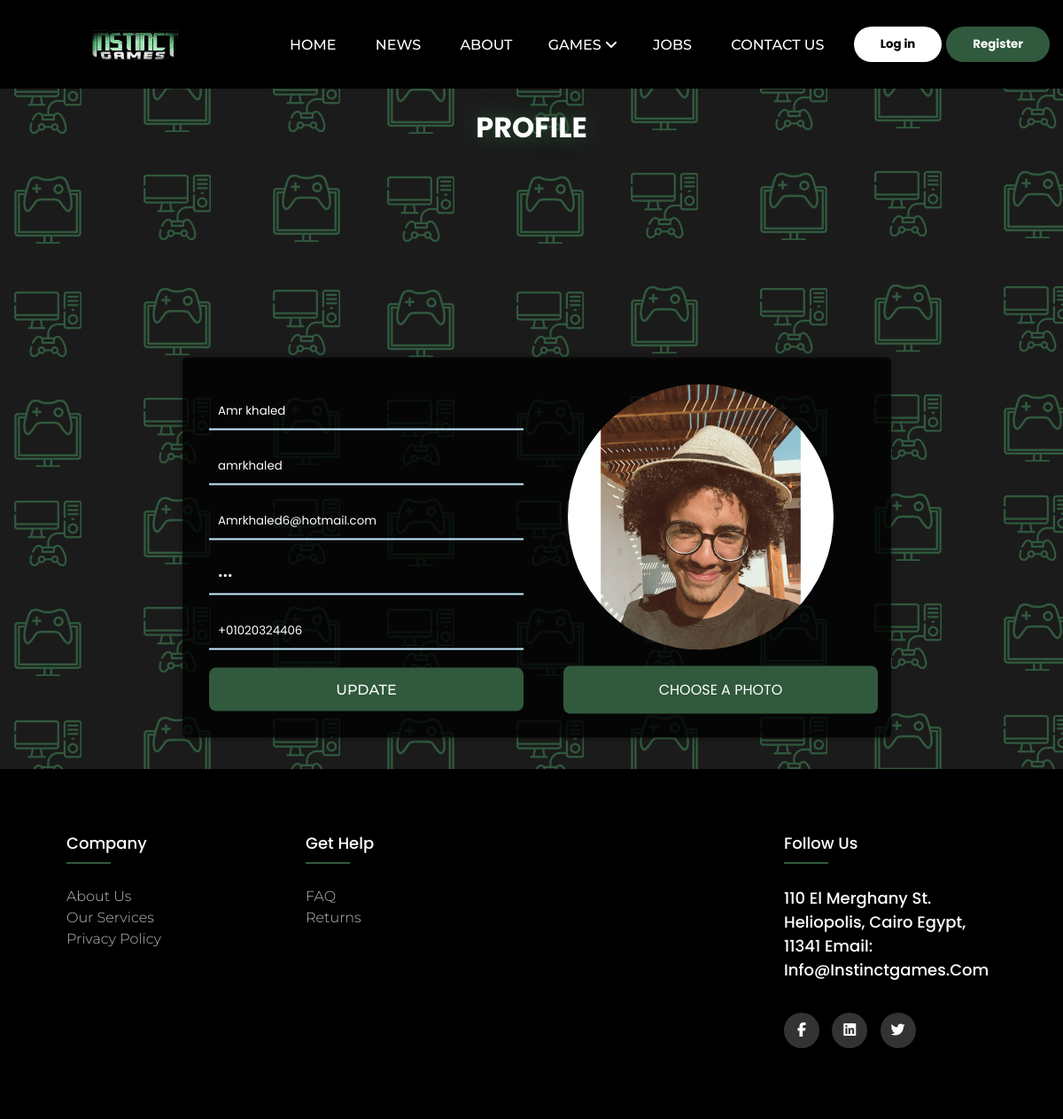
The page /MyProfile.php?id=1 on the database its author committed.
### tables this page shows
CREATE TABLE `users` (
  `id` int(11) UNSIGNED NOT NULL,
  `user_name` text NOT NULL,
  `name` text NOT NULL,
  `email` text NOT NULL,
  `password` text NOT NULL,
  `phone` text NOT NULL,
  `image` text NOT NULL,
  `type` int(11) NOT NULL
);

### classes/User.php (called while the page is built, shortened)
<?php
class User {
    public static function viewSpecficUser($id) {
        $servername = "localhost";
        $username = "root";
        $password = "";
        $dbname = "instinct_games";
        $conn = mysqli_connect($servername,$username,$password,$dbname);
        $user_id = $id;
        $sql = "SELECT * FROM users WHERE id = '$user_id'";
        $result = mysqli_query($conn, $sql);
        $user = mysqli_fetch_assoc($result);
        return $user;
    }
}
?>

### MyProfile.php (the view, shortened to what this page needs)
<?php
include("classes/User.php");
if(isset($_GET['id'])) {
	$user_id = $_GET['id'];
	$user = User::viewSpecficUser($user_id);
} else {
	die("Not Logged In");
}
?>
<!DOCTYPE html>
<html lang="en">
<head>
	<link rel="stylesheet" href="layouts/css/style.css">
</head>
<body>
	<?php include("includes/nav.php");
    ?>
		<h1 class="ta-c heded" style="margin-top:20px; text-shadow:0 0 25px #30593D;">PROFILE</h1>
		<div class="pwrapper">
			<form action="MyProfile.php?id=<?php echo $user_id; ?>" method="POST" enctype="multipart/form-data">
				<div class="contact-form">
					<div class="input-fields">
						<input type="text" class="input" name="name" value="<?php echo $user['name']; ?> " autocomplete="off" placeholder="Name">
						<input type="text" class="input" name="username" value="<?php echo $user['user_name']; ?>" autocomplete="off" placeholder="Address">
						<input type="text" class="input" name="email" value="<?php echo $user['email']; ?>" autocomplete="off" placeholder="Email Address">
						<input type="password" class="input" name="password" value="<?php echo $user['password']; ?>" autocomplete="off" placeholder="Password">
						<input type="text" class="input" name="phoneno" value="<?php echo $user['phone']; ?>" autocomplete="off" placeholder="Phoneno">
						<label for="file" id="mfile"> Choose a photo </label>
						<div>
						<button type="submit" class="btnxx" name="update">Update</button>
						</div>
						</div>
							<img style="width:300px;height:300px; margin-left:20px;  border-radius:50%;" src="layouts/img/Users/<?php echo $user['image']; ?>">
							<br>
						</div>
					</div>
		<div class="footerrrr" style="margin-top:700px;">
			<?php include("includes/footer.php");
    ?>
		</div>
</body>
</html>

### layouts/css/style.css (style rules this page uses)
* { margin: 0; padding: 0; box-sizing: border-box; }
body { background-color: #1b1b1b; color: white; box-sizing: border-box; }
li,a,button { font-family: "Montserrat",sans-serif; font-weight: 500; font-size: 16px; color: white; text-decoration: none; }
.ta-c { text-align: center; }
.heded { text-shadow: 0 0 15px white; }
#contact .contact-info, .contact-form { flex: 1; }

### MyProfile.php (style rules this page uses)
* { margin: 0; padding: 0; box-sizing: border-box; outline: none; font-family: 'Poppins', sans-serif; }
body { height: 100%; background-image: url('layouts/img/BG.png'); }
.pwrapper { position: absolute; top: 48.9%; left: 50.5%; transform: translate(-50%, -50%); width: 100%; max-width: 800px; background: rgba(0, 0, 0, 0.8); padding: 30px; border-radius: 5px; box-shadow: 0 0 10px rgba(0, 0, 0, 0.3); }
.contact-form { display: flex; }
.input-fields { display: flex; flex-direction: column; margin-right: 4%; }
.input-fields, .msg { width: 48%; }
.input-fields .input, .msg textarea { margin: 10px 0; background: transparent; border: 0px; border-bottom: 2px solid #c5ecfd; padding: 10px; color: #fff; width: 100%; }
.btnxx { background: #30593D; text-align: center; padding: 15px; border-radius: 8px; color: #fff; cursor: pointer; text-transform: uppercase; width: 355px; margin-top: 10px; border:none; }
label { background: #30593D; text-align: center; padding: 15px ; border-radius: 8px; color: #fff; cursor: pointer; text-transform: uppercase; width: 355px; position:absolute; right: 15px; bottom: 27px; }

### includes/footer.php (style rules this page uses)
* { margin: 0; padding: 0; box-sizing: border-box; }
body { line-height: 1.5; font-family: 'Poppins', sans-serif; }

### rows shown on the page
users: name "Amr khaled", username "amrkhaled", email "Amrkhaled6@hotmail.com", phoneno "+01020324406", image (picture)
